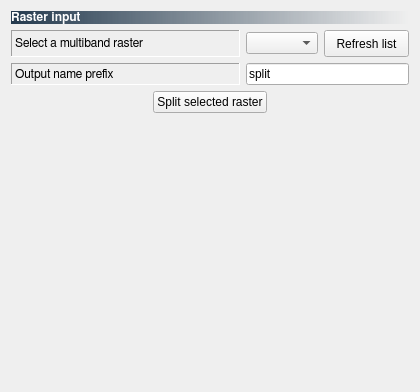
           <widget class="QWidget" name="tab_split_raster">
            <attribute name="icon">
             <iconset resource="resources.qrc">
              <normaloff>:/plugins/semiautomaticclassificationplugin/icons/semiautomaticclassificationplugin_split_raster.png</normaloff>:/plugins/semiautomaticclassificationplugin/icons/semiautomaticclassificationplugin_split_raster.png</iconset>
            </attribute>
            <attribute name="title">
             <string>Split raster bands</string>
            </attribute>
            <layout class="QGridLayout" name="gridLayout_68">
             <item row="0" column="0" colspan="2">
              <layout class="QGridLayout" name="gridLayout_57">
               <item row="1" column="1">
                <widget class="QComboBox" name="raster_name_combo">
                 <property name="sizePolicy">
                  <sizepolicy hsizetype="Preferred" vsizetype="Fixed">
                   <horstretch>1</horstretch>
                   <verstretch>0</verstretch>
                  </sizepolicy>
                 </property>
                 <property name="toolTip">
                  <string>&lt;html&gt;&lt;head/&gt;&lt;body&gt;&lt;p&gt;Select the image to be split&lt;/p&gt;&lt;/body&gt;&lt;/html&gt;</string>
                 </property>
                </widget>
               </item>
               <item row="0" column="0" colspan="3">
                <widget class="QLabel" name="label_57">
                 <property name="sizePolicy">
                  <sizepolicy hsizetype="Expanding" vsizetype="Preferred">
                   <horstretch>0</horstretch>
                   <verstretch>0</verstretch>
                  </sizepolicy>
                 </property>
                 <property name="font">
                  <font>
                   <family>FreeSans</family>
                   <weight>75</weight>
                   <bold>true</bold>
                  </font>
                 </property>
                 <property name="styleSheet">
                  <string notr="true">background-color : qlineargradient(spread:pad, x1:0, y1:0, x2:1, y2:0, stop:0 #243a4e, stop:1 rgba(0, 0, 0, 0)); color : white</string>
                 </property>
                 <property name="text">
                  <string>Raster input</string>
                 </property>
                </widget>
               </item>
               <item row="1" column="2">
                <widget class="QPushButton" name="toolButton_reload_9">
                 <property name="sizePolicy">
                  <sizepolicy hsizetype="Maximum" vsizetype="Fixed">
                   <horstretch>0</horstretch>
                   <verstretch>0</verstretch>
                  </sizepolicy>
                 </property>
                 <property name="minimumSize">
                  <size>
                   <width>85</width>
                   <height>27</height>
                  </size>
                 </property>
                 <property name="maximumSize">
                  <size>
                   <width>85</width>
                   <height>27</height>
                  </size>
                 </property>
                 <property name="toolTip">
                  <string>&lt;html&gt;&lt;head/&gt;&lt;body&gt;&lt;p&gt;Refresh list of rasters&lt;/p&gt;&lt;/body&gt;&lt;/html&gt;</string>
                 </property>
                 <property name="text">
                  <string>Refresh list</string>
                 </property>
                </widget>
               </item>
               <item row="1" column="0">
                <widget class="QLabel" name="label_50">
                 <property name="sizePolicy">
                  <sizepolicy hsizetype="Minimum" vsizetype="Preferred">
                   <horstretch>0</horstretch>
                   <verstretch>0</verstretch>
                  </sizepolicy>
                 </property>
                 <property name="minimumSize">
                  <size>
                   <width>229</width>
                   <height>0</height>
                  </size>
                 </property>
                 <property name="font">
                  <font>
                   <family>FreeSans</family>
                   <weight>50</weight>
                   <bold>false</bold>
                  </font>
                 </property>
                 <property name="frameShape">
                  <enum>QFrame::Panel</enum>
                 </property>
                 <property name="frameShadow">
                  <enum>QFrame::Sunken</enum>
                 </property>
                 <property name="text">
                  <string>Select a multiband raster</string>
                 </property>
                 <property name="alignment">
                  <set>Qt::AlignLeading|Qt::AlignLeft|Qt::AlignVCenter</set>
                 </property>
                </widget>
               </item>
              </layout>
             </item>
             <item row="2" column="0" colspan="2">
              <layout class="QGridLayout" name="gridLayout_58">
               <item row="0" column="1">
                <widget class="QPushButton" name="split_Button">
                 <property name="toolTip">
                  <string>&lt;html&gt;&lt;head/&gt;&lt;body&gt;&lt;p&gt;Split selected raster&lt;/p&gt;&lt;/body&gt;&lt;/html&gt;</string>
                 </property>
                 <property name="text">
                  <string>Split selected raster</string>
                 </property>
                </widget>
               </item>
               <item row="0" column="0">
                <spacer name="horizontalSpacer_14">
                 <property name="orientation">
                  <enum>Qt::Horizontal</enum>
                 </property>
                 <property name="sizeHint" stdset="0">
                  <size>
                   <width>40</width>
                   <height>20</height>
                  </size>
                 </property>
                </spacer>
               </item>
               <item row="0" column="2">
                <spacer name="horizontalSpacer_15">
                 <property name="orientation">
                  <enum>Qt::Horizontal</enum>
                 </property>
                 <property name="sizeHint" stdset="0">
                  <size>
                   <width>40</width>
                   <height>20</height>
                  </size>
                 </property>
                </spacer>
               </item>
              </layout>
             </item>
             <item row="3" column="1">
              <spacer name="verticalSpacer_11">
               <property name="orientation">
                <enum>Qt::Vertical</enum>
               </property>
               <property name="sizeHint" stdset="0">
                <size>
                 <width>20</width>
                 <height>268</height>
                </size>
               </property>
              </spacer>
             </item>
             <item row="1" column="0" colspan="2">
              <layout class="QGridLayout" name="gridLayout_61">
               <item row="0" column="1">
                <widget class="QLineEdit" name="output_name_lineEdit">
                 <property name="toolTip">
                  <string>&lt;html&gt;&lt;head/&gt;&lt;body&gt;&lt;p&gt;Output name prefix&lt;/p&gt;&lt;/body&gt;&lt;/html&gt;</string>
                 </property>
                 <property name="text">
                  <string>split</string>
                 </property>
                 <property name="maxLength">
                  <number>10</number>
                 </property>
                </widget>
               </item>
               <item row="0" column="0">
                <widget class="QLabel" name="label_61">
                 <property name="sizePolicy">
                  <sizepolicy hsizetype="Minimum" vsizetype="Preferred">
                   <horstretch>0</horstretch>
                   <verstretch>0</verstretch>
                  </sizepolicy>
                 </property>
                 <property name="minimumSize">
                  <size>
                   <width>229</width>
                   <height>0</height>
                  </size>
                 </property>
                 <property name="font">
                  <font>
                   <family>FreeSans</family>
                   <weight>50</weight>
                   <bold>false</bold>
                  </font>
                 </property>
                 <property name="frameShape">
                  <enum>QFrame::Panel</enum>
                 </property>
                 <property name="frameShadow">
                  <enum>QFrame::Sunken</enum>
                 </property>
                 <property name="text">
                  <string>Output name prefix</string>
                 </property>
                 <property name="alignment">
                  <set>Qt::AlignLeading|Qt::AlignLeft|Qt::AlignVCenter</set>
                 </property>
                </widget>
               </item>
              </layout>
             </item>
            </layout>
            <zorder>verticalSpacer_11</zorder>
           </widget>
